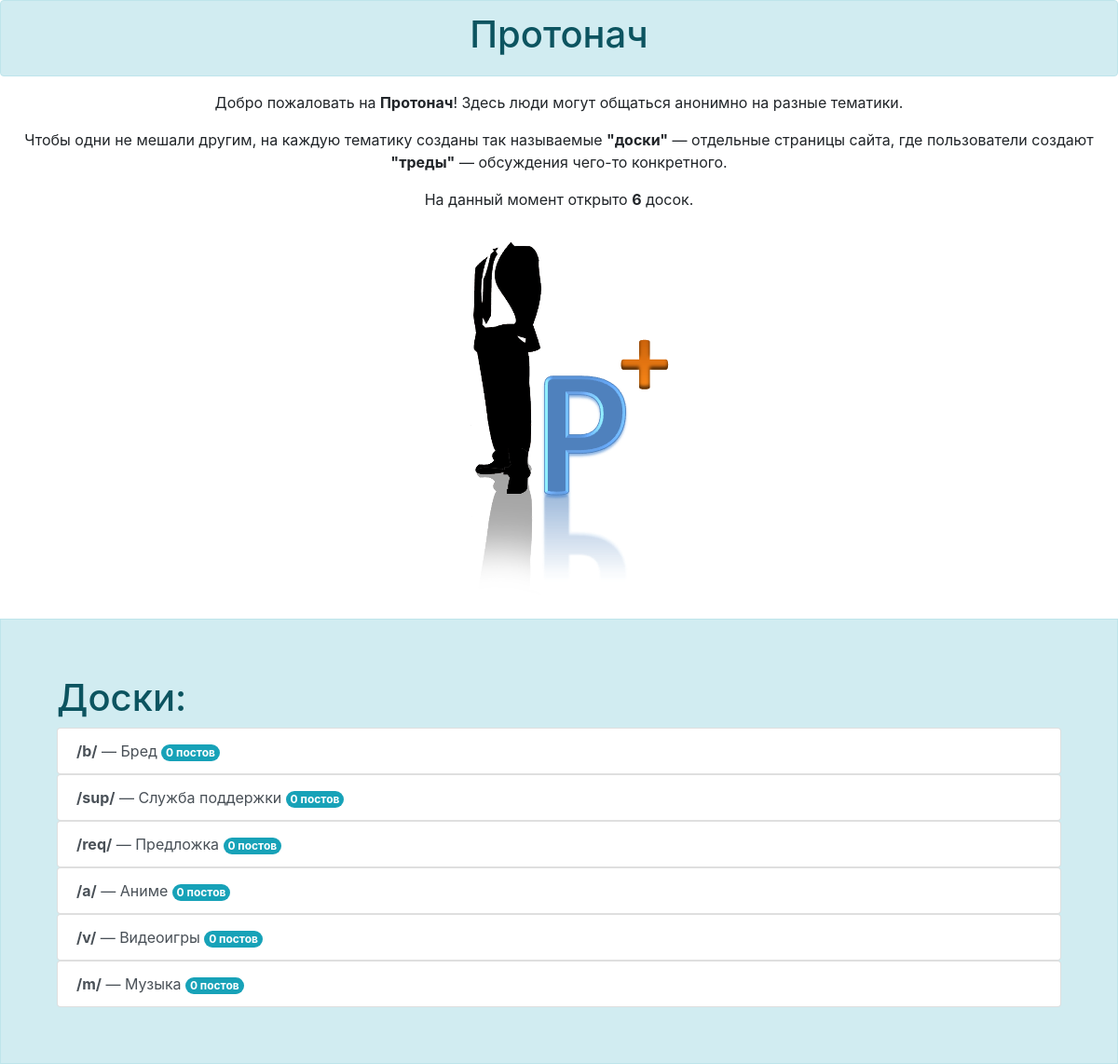
The page / on the database its author committed.
### data/boards.py (models this page shows)
class Boards(SqlAlchemyBase):
    __tablename__ = 'boards'
    name = sqlalchemy.Column(sqlalchemy.String, primary_key=True, unique=True)
    full_name = sqlalchemy.Column(sqlalchemy.String, nullable=False)
    about = sqlalchemy.Column(sqlalchemy.Text, nullable=False)
    posts = orm.relation("Posts", back_populates='board')

### main.py (the view)
@app.route("/")
def index():
    db_sess = db_session.create_session()
    boards = db_sess.query(Boards)
    posts = {}
    for board in boards:
        posts[board.name] = db_sess.query(Posts).filter(Posts.board_name == board.name).count()
    return render_template("index.html", boards=boards, boards_count=boards.count(), posts=posts)

### data/db_session.py (called while the page is built)
def create_session() -> Session:
    global __factory
    return __factory()

### templates/index.html (shortened to what this page needs)
<!DOCTYPE html>
<html lang="ru">
<head>
    <link rel="stylesheet"
          href="https://stackpath.bootstrapcdn.com/bootstrap/4.4.1/css/bootstrap.min.css"
>
    <link rel="stylesheet" type="text/css" href="/static/css/stylesheet.css">
</head>
<body>
    <header>
        <div class="alert alert-info" role="alert">
            <h1 class="aligncenter">Протонач</h1>
        </div>
    </header>
    <p class="aligncenter">
        Добро пожаловать на <b>Протонач</b>! Здесь люди могут общаться анонимно на разные тематики.
    </p>
    <p class="aligncenter">
        Чтобы одни не мешали другим, на каждую тематику созданы так называемые <b>"доски"</b> — отдельные страницы сайта, где пользователи создают <b>"треды"</b> — обсуждения чего-то конкретного.
    </p>
    <p class="aligncenter">
        {% if boards_count % 10 == 0 or boards_count % 10 >= 5 %}
        На данный момент открыто <b>{{ boards_count }}</b> досок.
        {% elif boards_count % 10 == 1 %}
        На данный момент открыта <b>{{ boards_count }}</b> доска.
        {% else %}
        На данный момент открыты <b>{{ boards_count }}</b> доски.
        {% endif %}
    </p>
    <p class="aligncenter">
        <img src="/static/media/anon.png">
    </p>
    {% if boards_count %}
        <div class="boardslist">
            <h1 class="colortext">
                Доски:
            </h1>
            <div class="list-group">
                {% for board in boards %}
                <div class="ms-2 me-auto">
                    <a href="/{{ board.name }}">
                        <button type="button" class="list-group-item list-group-item-action">
                            <b>/{{ board.name }}/</b> — {{ board.full_name }}
                            <span class="badge bg-info rounded-pill">
                                {% if posts[board.name] % 10 == 0 or posts[board.name] % 10 >= 5 %}
                                <div class="whitetext">{{ posts[board.name] }} постов</div>
                                {% elif posts[board.name] % 10 == 1 %}
                                <div class="whitetext">{{ posts[board.name] }} пост</div>
                                {% else %}
                                <div class="whitetext">{{ posts[board.name] }} поста</div>
                                {% endif %}
                            </span>
                        </button>
                    </a>
                </div>
                {% endfor %}
            </div>
        </div>
    {% endif %}
</body>
</html>

### static/css/stylesheet.css (style rules this page uses)
.aligncenter { text-align: center; }
.boardslist { padding: 5%; background-color: #d1ecf1; border: 1px solid #bee5eb; color: #0c5460; }
.whitetext { color: #ffffff; }

### rows shown on the page
Boards: name "b", full_name "Бред", posts "0"
Boards: name "sup", full_name "Служба поддержки", posts "0"
Boards: name "req", full_name "Предложка", posts "0"
Boards: name "a", full_name "Аниме", posts "0"
Boards: name "v", full_name "Видеоигры", posts "0"
Boards: name "m", full_name "Музыка", posts "0"

### other values the page prints
{{ boards_count }} "6"
